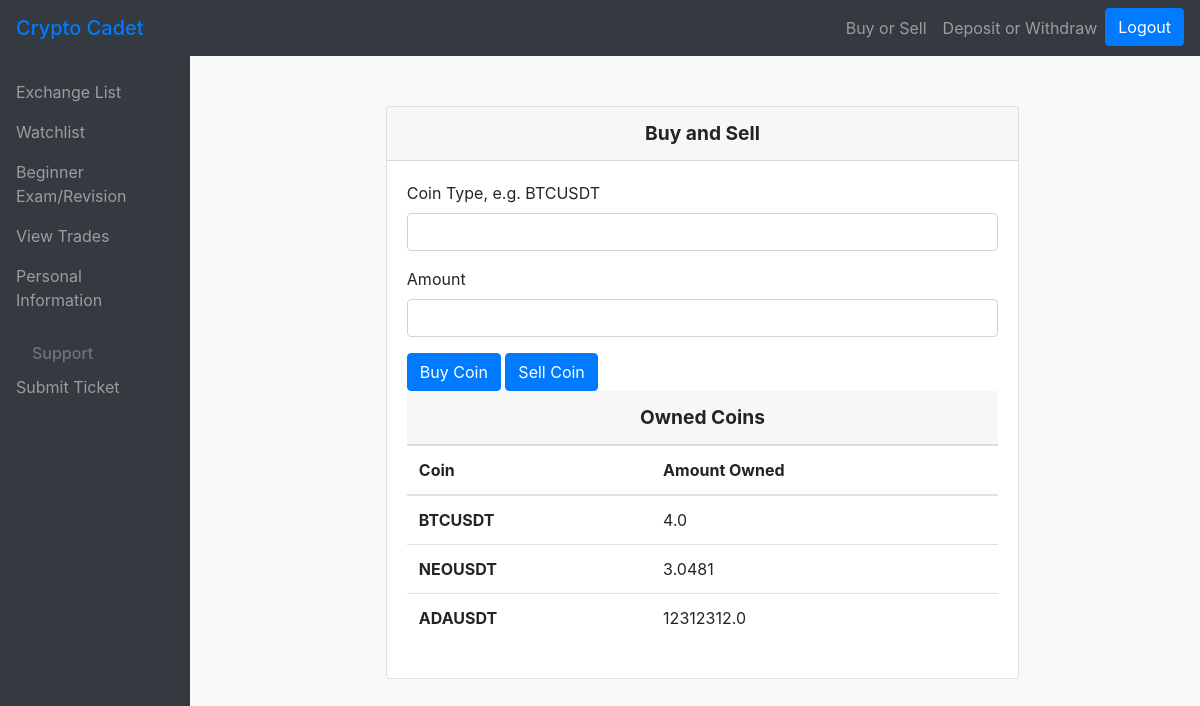
Page /BuyAndSell/ (signed in) on the earlier database version.
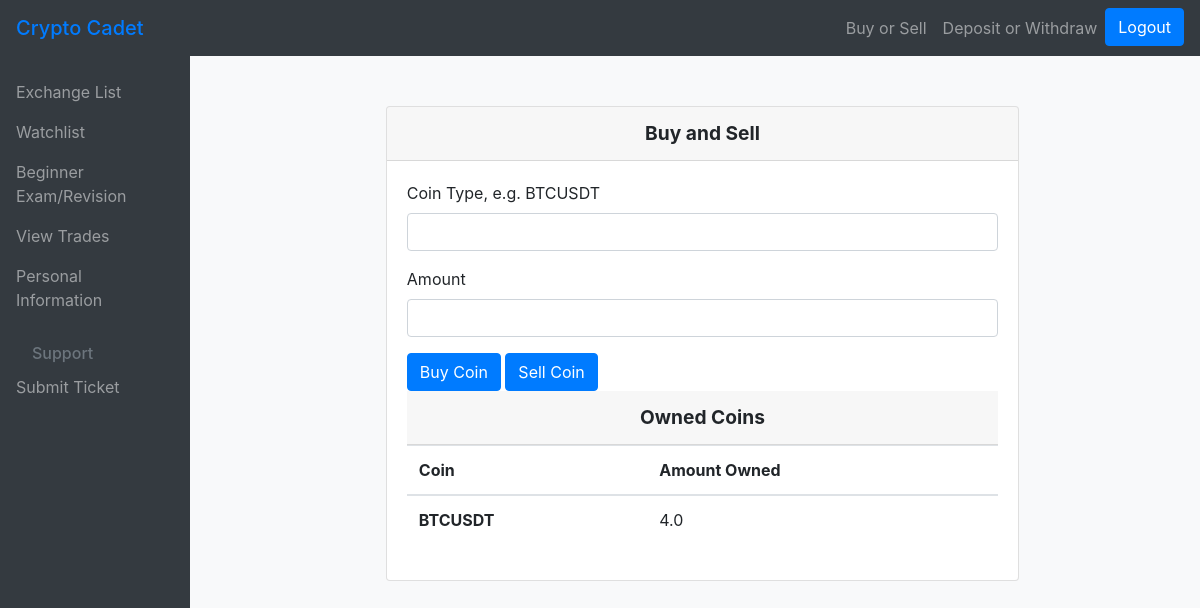
Same page on the later database version.
### main/models.py (models this page shows)
class OwnedCoin(models.Model):
    user = models.ForeignKey(User, on_delete=models.CASCADE)
    coinName = models.CharField(max_length=10)
    amount = models.FloatField()
    price = models.FloatField(max_length=10, null=True)

### main/views.py (the view, shortened to what this page needs)
# urls.py: path("BuyAndSell/", views.BuyAndSell, name="BuyAndSell"),
def BuyAndSell(response):
    currentUser = response.user
    ownedCoins = OwnedCoin.objects.all().filter(user=response.user)
    coinName = response.POST.get("BuyOrSell")
    profile = Profile.objects.get(user = currentUser)
    price = getPrice(coinName)
    for coins in ownedCoins:
        coins.price = getPrice(coins.coinName)
        coins.save()
    return render(response, "main/BuyAndSell.html", {"coins":OwnedCoin.objects.filter(user=currentUser), "found":None})

### main/APIManager.py (called while the page is built)
def createClient():
    APIKEY = "g0t3354JYusdR55nj4kvzYFVM3iZ5jHZLD4GdPER0PyMNI8nxv9EBWsnNrgBuAq5"
    SECRETKEY = "wy0sE9VQUBUgVuBXdlfHJb0JH9JFKOtWJ4C6GnmdBk30TBTYD7oRQOKChPaog4uk"
    client = Client(APIKEY, SECRETKEY)
    return client

def getPrice(symbol):
    if symbol == "":
        return None
    client = createClient()
    prices = client.get_all_tickers()
    for x in range(len(prices)):
        if prices[x]["symbol"] == symbol:
            return prices[x]["price"]
    return None

### main/templates/main/BuyAndSell.html (shortened to what this page needs)
{% extends "main/base.html" %}
{% block content %}
        {% load crispy_forms_tags %}
<div class="container">
    <div class="row justify-content-center">
      <div class="col-md-8">
        <div class="card">
            <div class="card-header">Buy and Sell</div>
                <div class="card-body">
                    <form method="post">
                            <div class="mb-3">
                                <label for="BuyOrSell">Coin Type, e.g. BTCUSDT</label>
                                <input type="text" class="form-control" name="BuyOrSell">
                            </div>
                            <div class="mb-3">
                                <label for="HowMuch">Amount</label>
                                <input type="number" class="form-control" name="HowMuch" step="0.0001", min="0.0001">
                            </div>
                            <button type="submit", name="buy", value="buy" class="btn btn-primary">Buy Coin</button>
                            <button type="submit", name="sell", value="sell" class="btn btn-primary">Sell Coin</button>
                            <p class="card-header">Owned Coins</p>
                            <table class="table">
                                <thead>
                                    <tr>
                                    <th scope="col">Coin</th>
                                    <th scope="col">Amount Owned</th>
                                    </tr>
                                </thead>
                                <tbody>
                                    {% for coin in coins %}
                                        {% if coin.amount > 0 %}
                                        <tr>
                                            <th>{{coin.coinName}}</th>
                                            <td>{{coin.amount}}</td>
                                        </tr>
                                        {% endif %}
                                    {% endfor %}
                                </tbody>
                            </table>
                    </form>
                </div>
            </div>
          </div>
      </div>
    </div>
{% endblock %}

Differences in the rows shown:
removed OwnedCoin: coinName "NEOUSDT", amount "3.0481"
removed OwnedCoin: coinName "ADAUSDT", amount "12312312.0"
